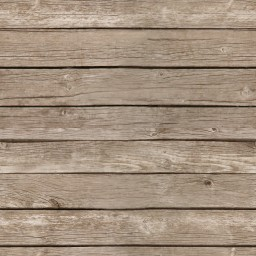
#> input picture Libraries/SFML Linux Library/SFML-2.5.1/share/SFML/examples/opengl/resources/texture.jpg, 256 x 256 px
$ python any2img.py '../../Libraries/SFML Linux Library/SFML-2.5.1/share/SFML/examples/opengl/resources/texture.jpg' out.png
#> lines starting #> are read from the running program, lines starting #| are printed output that depends on the picture
import sys
import numpy as np
from PIL import Image
import logging
logging.basicConfig(level=logging.DEBUG)

# USAGE:
# python3 any2img.py <in_file> <out_file>

# get command line argument
in_fname = sys.argv[1]
out_fname = sys.argv[2]

# load and convert image into grayscale
im = Image.open(in_fname).convert('L')
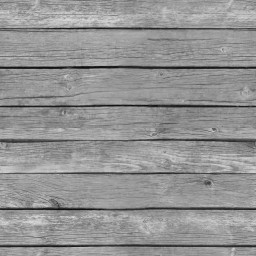
#> im: PIL image 256x256 L; min 7, max 221, mean 147.7
logging.info('{} loaded with width={} and height={} and converted into grayscale'.format(in_fname, im.size[0], im.size[1]))

# extract all pixel values
data = np.asarray(im)
logging.info('matrix of pixels with shape {}x{} read from the image'.format(data.shape[0], data.shape[1]))

# output image in txt format (suitable for your program)
np.savetxt(out_fname, data, fmt='%d')
logging.info('text file saved to {}'.format(out_fname))
